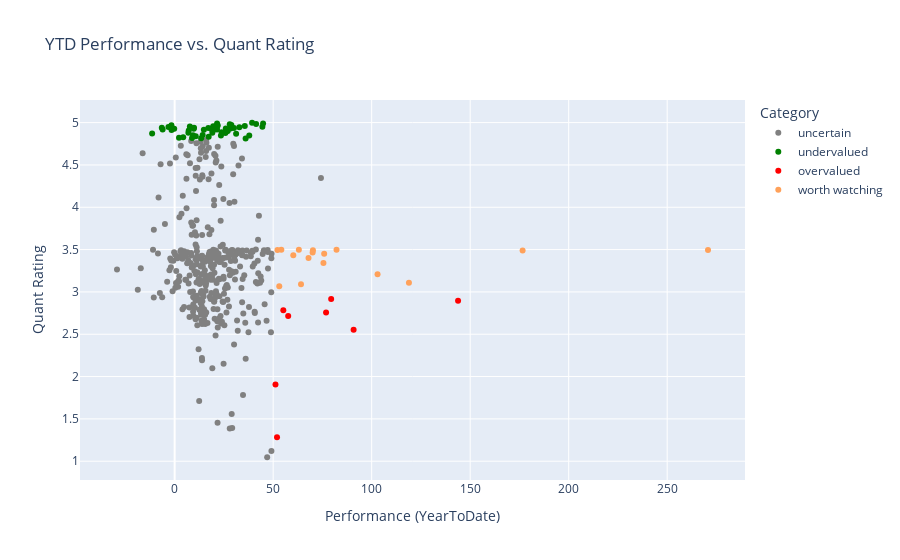

Here is the notebook cell this chart was saved with:
### Markdown cell above
- Quant Rating vs. YTD Performance for symbols in interest_list_long

### Code cell
import plotly.express as px
quant_col = daily_quant_rating_df.columns[-2]
quant_rating = quantdf_illong.reset_index().rename(columns={col:'Quant Rating'})
perf = results_finvizsearch[['Ticker', 'Performance (YearToDate)']]
df = quant_rating.merge(perf, left_on='Symbol', right_on='Ticker', how='inner')
# df = df.loc[df.Ticker.isin(fu.sector_industry_member_search('Basic Materials', level='sector'))]
# Assign color based on logic:
# quant rating > 4.8 & Performance < 50 -> green
# quant rating < 3 & Performance > 50 -> red
# else -> gray
def assign_color(row):
    if (row['Quant Rating'] > 4.8) and (row['Performance (YearToDate)'] < 50):
        return 'green'
    elif (row['Quant Rating'] < 3) and (row['Performance (YearToDate)'] > 50):
        return 'red'
    elif (row['Quant Rating'] > 2.5) and (row['Quant Rating'] < 4) and (row['Performance (YearToDate)'] > 50):
        return 'yellow'
    else:
        return 'gray'

df['Color'] = df.apply(assign_color, axis=1)

px.scatter(
    df.assign(
        Color_Label=df['Color'].map({'gray': 'uncertain', 'green': 'undervalued', 'red': 'overvalued', 'yellow': 'worth watching'})
    ),
    x='Performance (YearToDate)',
    y='Quant Rating',
    hover_data=['Ticker'],
    color='Color_Label',
    color_discrete_map={'uncertain': 'gray', 'undervalued':'green', 'overvalued':'red', 'worth_watching': 'yellow'},
    category_orders={'Color_Label': ['uncertain', 'undervalued', 'overvalued', 'worth_watching']},
    labels={'Color_Label': 'Category'},
    title='YTD Performance vs. Quant Rating'
)

### Figure 1 — Plotly figure (JSON) as saved in the notebook; plotly's stock layout.template omitted (floating-point values rounded to 4 significant figures; data arrays with more than 128 entries replaced by an {"elided": "..."} marker saying what was removed)
{"data": [{"customdata": {"elided": "373x1 str values"}, "hovertemplate": "Category=uncertain<br>Performance (YearToDate)=%{x}<br>Quant Rating=%{y}<br>Ticker=%{customdata[0]}<extra></extra>", "legendgroup": "uncertain", "marker": {"color": "gray", "symbol": "circle"}, "mode": "markers", "name": "uncertain", "orientation": "v", "showlegend": true, "type": "scatter", "x": {"elided": "373 float values"}, "xaxis": "x", "y": {"elided": "373 float values"}, "yaxis": "y"}, {"customdata": [["MU"], ["NGD"], ["IAG"], ["TTMI"], ["LASR"], ["GOLD"], ["CIEN"], ["NEM"], ["GRAL"], ["GFI"], ["TSM"], ["CDE"], ["NUTX"], ["AMKR"], ["COHR"], ["INDV"], ["KGC"], ["UPB"], ["LQDA"], ["CSTM"], ["CGAU"], ["VSAT"], ["W"], ["GM"], ["AU"], ["AA"], ["HUT"], ["CRDO"], ["HBM"], ["NBR"], ["GH"], ["CLS"], ["DRH"], ["WLDN"], ["AEM"], ["CIB"], ["RERE"], ["PAAS"], ["EGO"], ["RIGL"], ["BVN"], ["KALU"], ["ERO"], ["LCII"], ["FLNC"], ["TSEM"], ["KRYS"], ["OI"], ["ENVA"], ["VIAV"], ["EQX"], ["ARDX"]], "hovertemplate": "Category=undervalued<br>Performance (YearToDate)=%{x}<br>Quant Rating=%{y}<br>Ticker=%{customdata[0]}<extra></extra>", "legendgroup": "undervalued", "marker": {"color": "green", "symbol": "circle"}, "mode": "markers", "name": "undervalued", "orientation": "v", "showlegend": true, "type": "scatter", "x": [39.3, 44.89, 21.53, 41.35, 27.97, 28.78, -1.64, 21.87, 35.6, 19.58, 7.73, 44.53, -3.16, 32.85, 9.83, -6.52, 30.11, 17.09, 19.08, 21.33, 25.96, 28.35, 9.7, -0.22, 20.84, 18.82, 19.98, -6.11, 21.46, 19.82, 14.82, -1.58, 7.14, 26.95, 26.05, 23.85, 6.98, 19.13, 25.75, -11.44, 31.19, 14.23, 9.33, 23.49, 37.87, 10.7, 17.27, 4.34, 2.21, 8.84, 13.46, 36.02], "xaxis": "x", "y": [4.998, 4.991, 4.989, 4.984, 4.981, 4.972, 4.969, 4.967, 4.961, 4.958, 4.954, 4.951, 4.95, 4.945, 4.94, 4.939, 4.937, 4.936, 4.934, 4.932, 4.931, 4.929, 4.928, 4.926, 4.925, 4.923, 4.921, 4.92, 4.918, 4.917, 4.915, 4.912, 4.906, 4.901, 4.893, 4.885, 4.881, 4.879, 4.877, 4.871, 4.868, 4.854, 4.852, 4.849, 4.847, 4.838, 4.832, 4.827, 4.822, 4.818, 4.816, 4.813], "yaxis": "y"}, {"customdata": [["ICHR"], ["SATL"], ["TROX"], ["NTLA"], ["RDW"], ["USAR"], ["CWH"], ["ASPI"]], "hovertemplate": "Category=overvalued<br>Performance (YearToDate)=%{x}<br>Quant Rating=%{y}<br>Ticker=%{customdata[0]}<extra></extra>", "legendgroup": "overvalued", "marker": {"color": "red", "symbol": "circle"}, "mode": "markers", "name": "overvalued", "orientation": "v", "showlegend": true, "type": "scatter", "x": [79.44, 143.8, 55.16, 76.86, 57.63, 90.84, 51.18, 51.96], "xaxis": "x", "y": [2.915, 2.895, 2.784, 2.757, 2.716, 2.553, 1.908, 1.282], "yaxis": "y"}, {"customdata": [["SKYT"], ["VTYX"], ["HL"], ["VICR"], ["IBRX"], ["RAPT"], ["ERAS"], ["UEC"], ["MRNA"], ["ASTS"], ["UUUU"], ["ELVN"], ["UAMY"], ["RCAT"], ["SPIR"], ["AEHR"]], "hovertemplate": "Category=worth watching<br>Performance (YearToDate)=%{x}<br>Quant Rating=%{y}<br>Ticker=%{customdata[0]}<extra></extra>", "legendgroup": "worth watching", "marker": {"color": "#FFA15A", "symbol": "circle"}, "mode": "markers", "name": "worth watching", "orientation": "v", "showlegend": true, "type": "scatter", "x": [82.16, 54.15, 63.05, 52.17, 270.7, 70.18, 176.6, 70.03, 75.89, 60.22, 67.95, 75.52, 103.0, 118.9, 64.13, 53.1], "xaxis": "x", "y": [3.499, 3.499, 3.498, 3.497, 3.496, 3.491, 3.489, 3.465, 3.449, 3.435, 3.401, 3.342, 3.207, 3.108, 3.092, 3.067], "yaxis": "y"}], "layout": {"legend": {"title": {"text": "Category"}, "tracegroupgap": 0}, "title": {"text": "YTD Performance vs. Quant Rating"}, "xaxis": {"anchor": "y", "domain": [0, 1], "title": {"text": "Performance (YearToDate)"}}, "yaxis": {"anchor": "x", "domain": [0, 1], "title": {"text": "Quant Rating"}}}}
